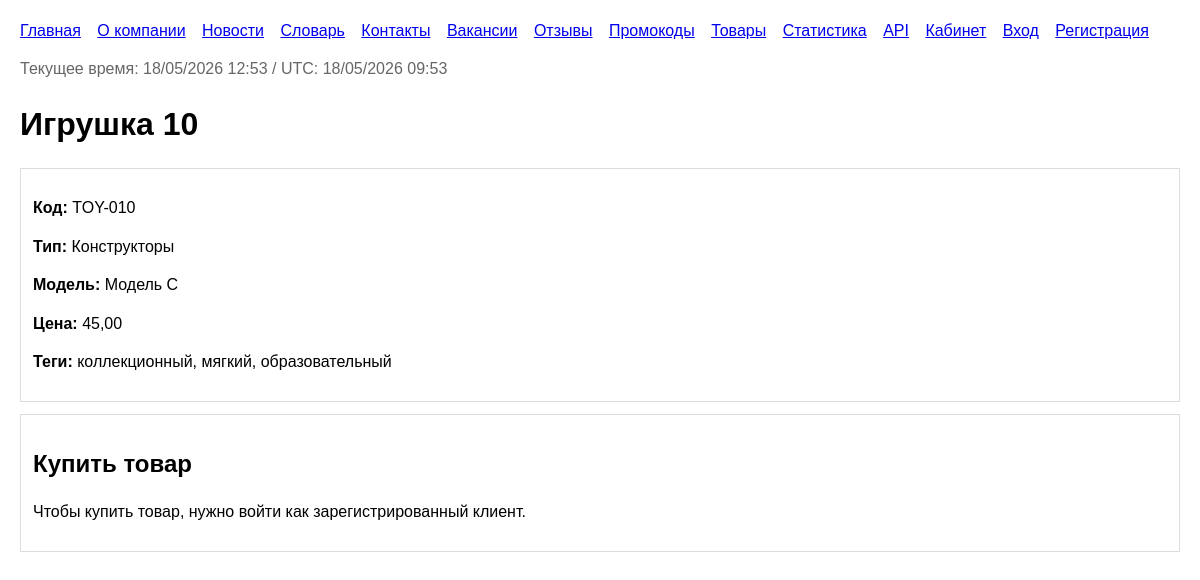
Page /products/10/ on the committed database.
### catalog/models.py (models this page shows, shortened)
class TimeStampedModel(models.Model):
    created_at = models.DateTimeField(auto_now_add=True)
    updated_at = models.DateTimeField(auto_now=True)
    class Meta:
        abstract = True

class Product(TimeStampedModel):
    code = models.CharField(max_length=30, unique=True)
    name = models.CharField(max_length=200)
    product_type = models.ForeignKey(ProductType, on_delete=models.PROTECT, related_name='products')
    toy_model = models.ForeignKey(ToyModel, on_delete=models.PROTECT, related_name='products')
    tags = models.ManyToManyField(Tag, blank=True, related_name='products')
    price = models.DecimalField(max_digits=10, decimal_places=2, validators=[MinValueValidator(Decimal('0.01'))])
    is_active = models.BooleanField(default=True)
    class Meta:
        ordering = ['name']

class ProductType(TimeStampedModel):
    name = models.CharField(max_length=120, unique=True)
    description = models.TextField(blank=True)
    class Meta:
        ordering = ['name']
    def __str__(self):
        return self.name

class ToyModel(TimeStampedModel):
    name = models.CharField(max_length=120, unique=True)
    description = models.TextField(blank=True)
    class Meta:
        ordering = ['name']
    def __str__(self):
        return self.name

class Tag(TimeStampedModel):
    name = models.CharField(max_length=80, unique=True)
    class Meta:
        ordering = ['name']
    def __str__(self):
        return self.name

### catalog/views.py (the view, shortened to what this page needs)
# urls.py: path('products/<int:pk>/', views.product_detail, name='product_detail'),
@require_http_methods(['GET', 'POST'])
def product_detail(request, pk):
    product = get_object_or_404(Product.objects.select_related('product_type', 'toy_model').prefetch_related('tags'), pk=pk)
    purchase_form = PurchaseForm(request.POST or None)
    return render(request, 'catalog/product_detail.html', page_context(product=product, purchase_form=purchase_form))

### catalog/views.py (called while the page is built)
def page_context(**kwargs):
    ctx = {'current_dt': timezone.now()}
    ctx.update(kwargs)
    return ctx

### templates/catalog/product_detail.html (shortened to what this page needs)
{% extends 'catalog/base.html' %}
{% block content %}
<h1>{{ product.name }}</h1>
<div class="card">
    <p><strong>Код:</strong> {{ product.code }}</p>
    <p><strong>Тип:</strong> {{ product.product_type }}</p>
    <p><strong>Модель:</strong> {{ product.toy_model }}</p>
    <p><strong>Цена:</strong> {{ product.price }}</p>
    <p><strong>Теги:</strong> {% for tag in product.tags.all %}{{ tag }}{% if not forloop.last %}, {% endif %}{% empty %}нет{% endfor %}</p>
</div>
<div class="card">
    <h2>Купить товар</h2>
    {% if user.is_authenticated and user.client_profile %}
        <form method="post">
            {% csrf_token %}
            {{ purchase_form.as_p }}
            <p class="muted">Если промокод действителен, скидка будет применена автоматически.</p>
            <button type="submit">Купить</button>
        </form>
    {% else %}
        <p>Чтобы купить товар, нужно войти как зарегистрированный клиент.</p>
    {% endif %}
</div>
{% endblock %}

### templates/catalog/base.html (style rules this page uses)
body { font-family: Arial, sans-serif; margin: 20px; line-height: 1.4; }
.card { border: 1px solid #ddd; padding: 12px; margin: 12px 0; }

### rows in the picture
Product: name "Игрушка 10", code "TOY-010", product_type "Конструкторы", toy_model "Модель C", price "45,00"
Tag: name "коллекционный"
Tag: name "мягкий"
Tag: name "образовательный"
